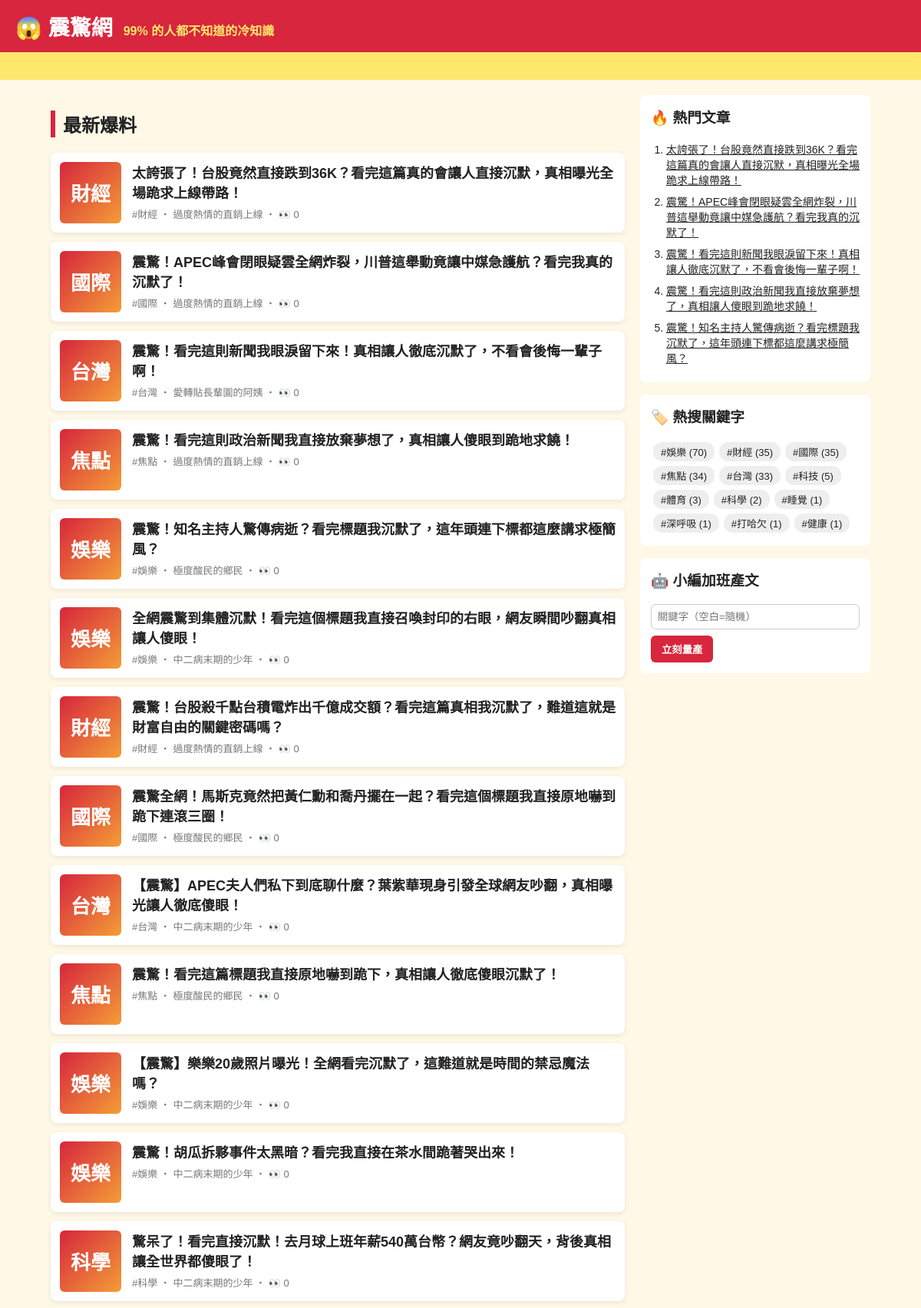
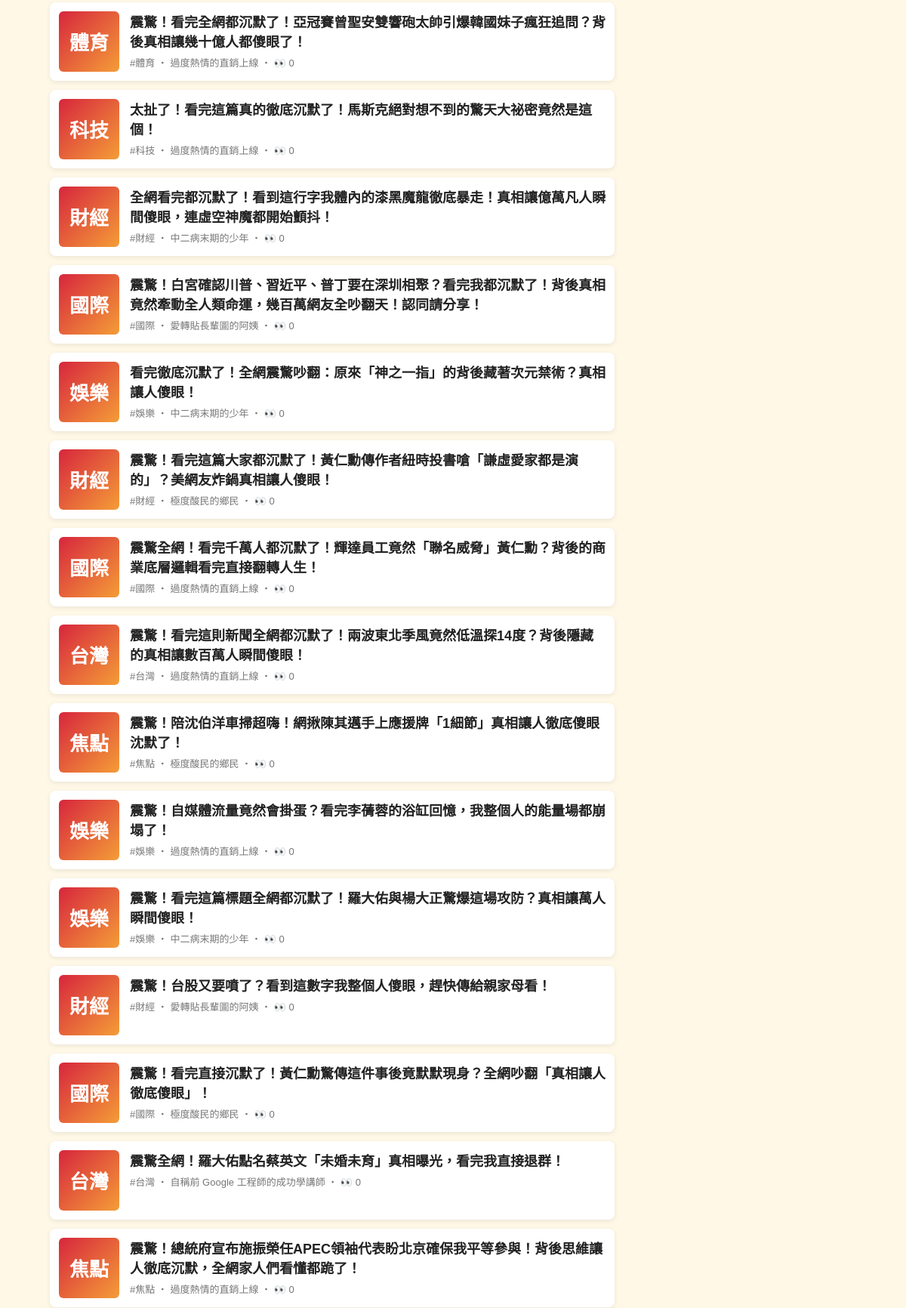
The page / (upper part) on the database its author committed (2 pictures, top to bottom).
### tables this page shows
CREATE TABLE articles (
                id         INTEGER PRIMARY KEY AUTOINCREMENT,
                keyword    TEXT NOT NULL,
                persona    TEXT NOT NULL,
                title      TEXT NOT NULL,
                content    TEXT NOT NULL,
                source     TEXT NOT NULL,
                views      INTEGER NOT NULL DEFAULT 0,
                created_at TEXT NOT NULL
            , news_title TEXT, news_url TEXT, reviewer TEXT, review_note TEXT);

### app.py (the view)
@app.route("/")
def index():
    return render_template("index.html", articles=db.list_articles(), heading="最新爆料")

### app.py (called while the page is built)
@app.context_processor
def sidebar():
    return {"hot": db.hot_articles(), "tags": db.keywords(), "static_site": app.config["STATIC_SITE"]}

### db.py (called while the page is built)
def connect():
    conn = sqlite3.connect(DB_PATH)
    conn.row_factory = sqlite3.Row
    return conn

def list_articles(limit=50, keyword=None):
    with connect() as conn:
        if keyword:
            return conn.execute(
                "SELECT * FROM articles WHERE keyword = ? ORDER BY id DESC LIMIT ?", (keyword, limit)
            ).fetchall()
        return conn.execute("SELECT * FROM articles ORDER BY id DESC LIMIT ?", (limit,)).fetchall()

def hot_articles(limit=5):
    with connect() as conn:
        return conn.execute("SELECT * FROM articles ORDER BY views DESC, id DESC LIMIT ?", (limit,)).fetchall()

def keywords():
    with connect() as conn:
        return conn.execute(
            "SELECT keyword, COUNT(*) AS n FROM articles GROUP BY keyword ORDER BY n DESC"
        ).fetchall()

### templates/index.html
{% extends "base.html" %}
{% block content %}
<h2 class="heading">{{ heading }}</h2>
{% for a in articles %}
  <a class="card" href="{{ url_for('article', article_id=a.id) }}">
    <div class="thumb">{{ a.keyword[:2] }}</div>
    <div>
      <h3>{{ a.title }}</h3>
      <p class="meta">#{{ a.keyword }} ‧ {{ a.persona }}{% if not static_site %} ‧ 👀 {{ a.views }}{% endif %}</p>
    </div>
  </a>
{% else %}
  <p class="empty">還沒有文章。執行 <code>python generator.py -n 5</code> 或用右邊按鈕開始量產。</p>
{% endfor %}
{% endblock %}

### templates/base.html (shortened to what this page needs)
<!doctype html>
<html lang="zh-Hant">
<head>
  <link rel="stylesheet" href="{{ url_for('static', filename='style.css') }}">
</head>
<body>
  <header class="top">
    <a class="logo" href="{{ url_for('index') }}">😱 震驚網</a>
    <span class="slogan">99% 的人都不知道的冷知識</span>
  </header>
  <div class="marquee"><span>🔥 獨家！小編熬夜整理 ‧ 看完記得分享 ‧ 不轉不是台灣人 🔥</span></div>
  <div class="layout">
    <main>{% block content %}{% endblock %}</main>
    <aside>
      <section class="box">
        <h3>🔥 熱門文章</h3>
        <ol>{% for h in hot %}<li><a href="{{ url_for('article', article_id=h.id) }}">{{ h.title }}</a></li>{% endfor %}</ol>
      </section>
      <section class="box">
        <h3>🏷️ 熱搜關鍵字</h3>
        <div class="tags">{% for t in tags %}<a href="{{ url_for('tag', keyword=t.keyword) }}">#{{ t.keyword }} ({{ t.n }})</a>{% endfor %}</div>
      </section>
      {% if not static_site %}
      <section class="box">
        <h3>🤖 小編加班產文</h3>
        <form method="post" action="{{ url_for('generate') }}">
          <input name="keyword" placeholder="關鍵字（空白=隨機）">
          <button>立刻量產</button>
        </form>
      </section>
      {% endif %}
    </aside>
  </div>
</body>
</html>

### static/style.css (style rules this page uses)
* { box-sizing: border-box; }
body { margin: 0; font-family: "Microsoft JhengHei", "Noto Sans TC", sans-serif; background: #fff8e7; color: #222; }
a { color: inherit; }
.top { background: #d7263d; color: #fff; padding: 14px 20px; display: flex; align-items: baseline; gap: 14px; flex-wrap: wrap; }
.logo { font-size: 28px; font-weight: 900; text-decoration: none; }
.slogan { color: #ffe66d; font-weight: bold; }
.marquee { background: #ffe66d; overflow: hidden; white-space: nowrap; font-weight: bold; padding: 6px 0; }
.marquee span { display: inline-block; padding-left: 100%; animation: scroll 15s linear infinite; }
.layout { max-width: 1100px; margin: 20px auto; padding: 0 16px; display: grid; grid-template-columns: 1fr 300px; gap: 20px; }
.heading { border-left: 6px solid #d7263d; padding-left: 10px; }
.card { display: flex; gap: 14px; background: #fff; border-radius: 8px; padding: 12px; margin-bottom: 12px; text-decoration: none; box-shadow: 0 2px 6px rgba(0,0,0,.08); }
.card h3 { margin: 0 0 6px; font-size: 18px; }
.thumb { flex: 0 0 80px; height: 80px; border-radius: 6px; background: linear-gradient(135deg, #d7263d, #f49d37); color: #fff; font-size: 26px; font-weight: 900; display: grid; place-items: center; }
.meta { color: #777; font-size: 13px; margin: 0; }
.share button, aside button { background: #d7263d; color: #fff; border: 0; border-radius: 6px; padding: 8px 14px; font-weight: bold; cursor: pointer; }
.box { background: #fff; border-radius: 8px; padding: 14px; margin-bottom: 16px; }
.box h3 { margin-top: 0; }
.box ol { padding-left: 20px; margin: 0; }
.box li { margin-bottom: 8px; font-size: 14px; }
.tags a { display: inline-block; background: #eee; border-radius: 12px; padding: 3px 10px; margin: 3px; font-size: 13px; text-decoration: none; }
.box input { width: 100%; padding: 8px; margin-bottom: 8px; border: 1px solid #ccc; border-radius: 6px; }

### rows shown on the page
articles: keyword "財經", title "太誇張了！台股竟然直接跌到36K？看完這篇真的會讓人直接沉默，真相曝光全場跪求上線帶路！", persona "過度熱情的直銷上線", views "0"
articles: keyword "國際", title "震驚！APEC峰會閉眼疑雲全網炸裂，川普這舉動竟讓中媒急護航？看完我真的沉默了！", persona "過度熱情的直銷上線", views "0"
articles: keyword "台灣", title "震驚！看完這則新聞我眼淚留下來！真相讓人徹底沉默了，不看會後悔一輩子啊！", persona "愛轉貼長輩圖的阿姨", views "0"
articles: keyword "焦點", title "震驚！看完這則政治新聞我直接放棄夢想了，真相讓人傻眼到跪地求饒！", persona "過度熱情的直銷上線", views "0"
articles: keyword "娛樂", title "震驚！知名主持人驚傳病逝？看完標題我沉默了，這年頭連下標都這麼講求極簡風？", persona "極度酸民的鄉民", views "0"
articles: keyword "娛樂", title "全網震驚到集體沉默！看完這個標題我直接召喚封印的右眼，網友瞬間吵翻真相讓人傻眼！", persona "中二病末期的少年", views "0"
articles: keyword "財經", title "震驚！台股殺千點台積電炸出千億成交額？看完這篇真相我沉默了，難道這就是財富自由的關鍵密碼嗎？", persona "過度熱情的直銷上線", views "0"
articles: keyword "國際", title "震驚全網！馬斯克竟然把黃仁勳和喬丹擺在一起？看完這個標題我直接原地嚇到跪下連滾三圈！", persona "極度酸民的鄉民", views "0"
articles: keyword "台灣", title "【震驚】APEC夫人們私下到底聊什麼？葉紫華現身引發全球網友吵翻，真相曝光讓人徹底傻眼！", persona "中二病末期的少年", views "0"
articles: keyword "焦點", title "震驚！看完這篇標題我直接原地嚇到跪下，真相讓人徹底傻眼沉默了！", persona "極度酸民的鄉民", views "0"
articles: keyword "娛樂", title "【震驚】樂樂20歲照片曝光！全網看完沉默了，這難道就是時間的禁忌魔法嗎？", persona "中二病末期的少年", views "0"
articles: keyword "娛樂", title "震驚！胡瓜拆夥事件太黑暗？看完我直接在茶水間跪著哭出來！", persona "中二病末期的少年", views "0"
articles: keyword "科學", title "驚呆了！看完直接沉默！去月球上班年薪540萬台幣？網友竟吵翻天，背後真相讓全世界都傻眼了！", persona "中二病末期的少年", views "0"
articles: keyword "體育", title "震驚！看完全網都沉默了！亞冠賽曾聖安雙響砲太帥引爆韓國妹子瘋狂追問？背後真相讓幾十億人都傻眼了！", persona "過度熱情的直銷上線", views "0"
articles: keyword "科技", title "太扯了！看完這篇真的徹底沉默了！馬斯克絕對想不到的驚天大祕密竟然是這個！", persona "過度熱情的直銷上線", views "0"
articles: keyword "財經", title "全網看完都沉默了！看到這行字我體內的漆黑魔龍徹底暴走！真相讓億萬凡人瞬間傻眼，連虛空神魔都開始顫抖！", persona "中二病末期的少年", views "0"
articles: keyword "國際", title "震驚！白宮確認川普、習近平、普丁要在深圳相聚？看完我都沉默了！背後真相竟然牽動全人類命運，幾百萬網友全吵翻天！認同請分享！", persona "愛轉貼長輩圖的阿姨", views "0"
articles: keyword "娛樂", title "看完徹底沉默了！全網震驚吵翻：原來「神之一指」的背後藏著次元禁術？真相讓人傻眼！", persona "中二病末期的少年", views "0"
articles: keyword "財經", title "震驚！看完這篇大家都沉默了！黃仁勳傳作者紐時投書嗆「謙虛愛家都是演的」？美網友炸鍋真相讓人傻眼！", persona "極度酸民的鄉民", views "0"
articles: keyword "國際", title "震驚全網！看完千萬人都沉默了！輝達員工竟然「聯名威脅」黃仁勳？背後的商業底層邏輯看完直接翻轉人生！", persona "過度熱情的直銷上線", views "0"
articles: keyword "台灣", title "震驚！看完這則新聞全網都沉默了！兩波東北季風竟然低溫探14度？背後隱藏的真相讓數百萬人瞬間傻眼！", persona "過度熱情的直銷上線", views "0"
articles: keyword "焦點", title "震驚！陪沈伯洋車掃超嗨！網揪陳其邁手上應援牌「1細節」真相讓人徹底傻眼沈默了！", persona "極度酸民的鄉民", views "0"
articles: keyword "娛樂", title "震驚！自媒體流量竟然會掛蛋？看完李蒨蓉的浴缸回憶，我整個人的能量場都崩塌了！", persona "過度熱情的直銷上線", views "0"
articles: keyword "娛樂", title "震驚！看完這篇標題全網都沉默了！羅大佑與楊大正驚爆這場攻防？真相讓萬人瞬間傻眼！", persona "中二病末期的少年", views "0"
articles: keyword "財經", title "震驚！台股又要噴了？看到這數字我整個人傻眼，趕快傳給親家母看！", persona "愛轉貼長輩圖的阿姨", views "0"
articles: keyword "國際", title "震驚！看完直接沉默了！黃仁勳驚傳這件事後竟默默現身？全網吵翻「真相讓人徹底傻眼」！", persona "極度酸民的鄉民", views "0"
articles: keyword "台灣", title "震驚全網！羅大佑點名蔡英文「未婚未育」真相曝光，看完我直接退群！", persona "自稱前 Google 工程師的成功學講師", views "0"
articles: keyword "焦點", title "震驚！總統府宣布施振榮任APEC領袖代表盼北京確保我平等參與！背後思維讓人徹底沉默，全網家人們看懂都跪了！", persona "過度熱情的直銷上線", views "0"

### other values the page prints
{{ heading }} "最新爆料"
{{ t.keyword }} "娛樂" "財經" "國際" "焦點" "台灣" "科技" "體育" "科學" "睡覺" "深呼吸" "打哈欠" "健康"
{{ t.n }} "70" "35" "35" "34" "33" "5" "3" "2" "1" "1" "1" "1"
